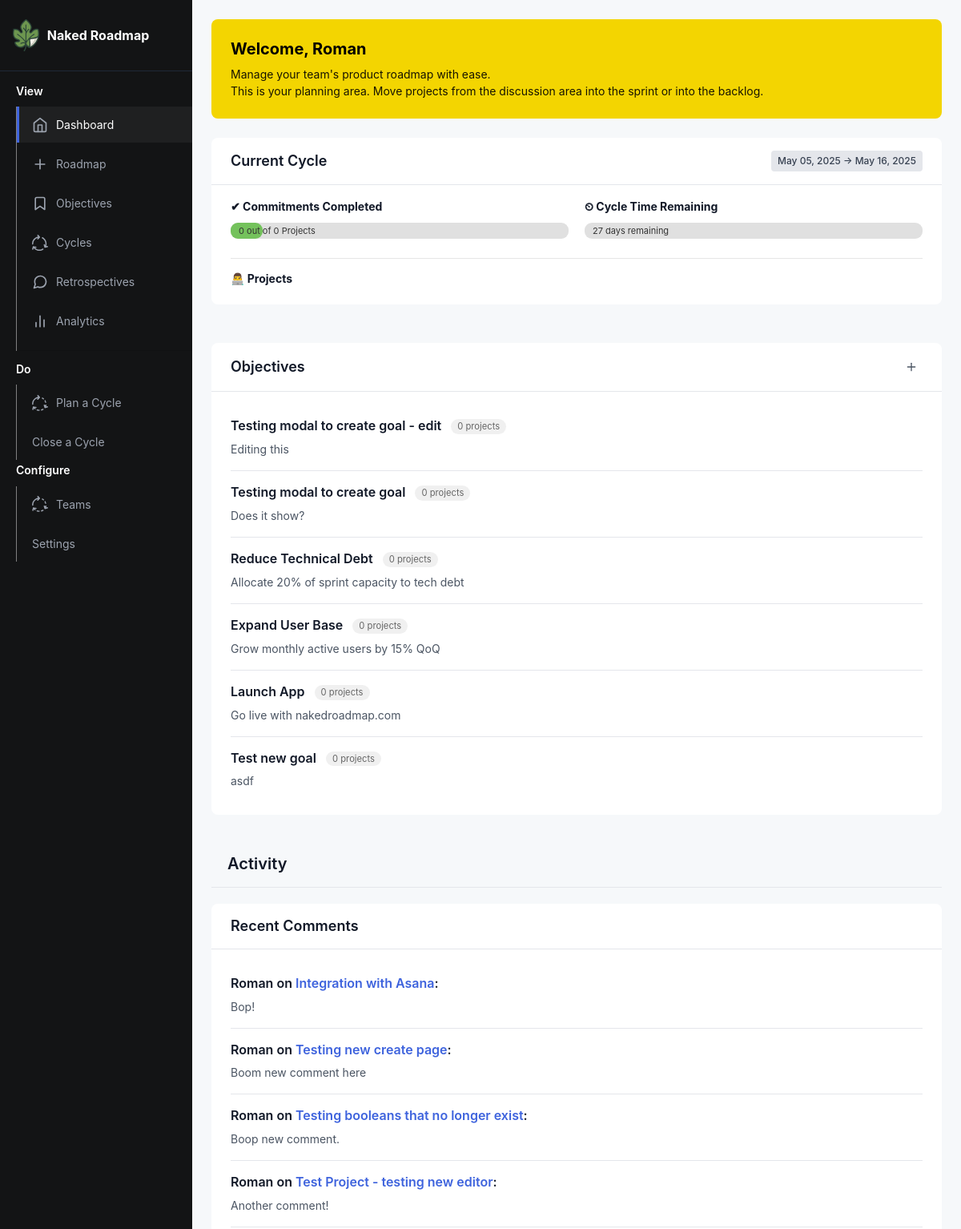
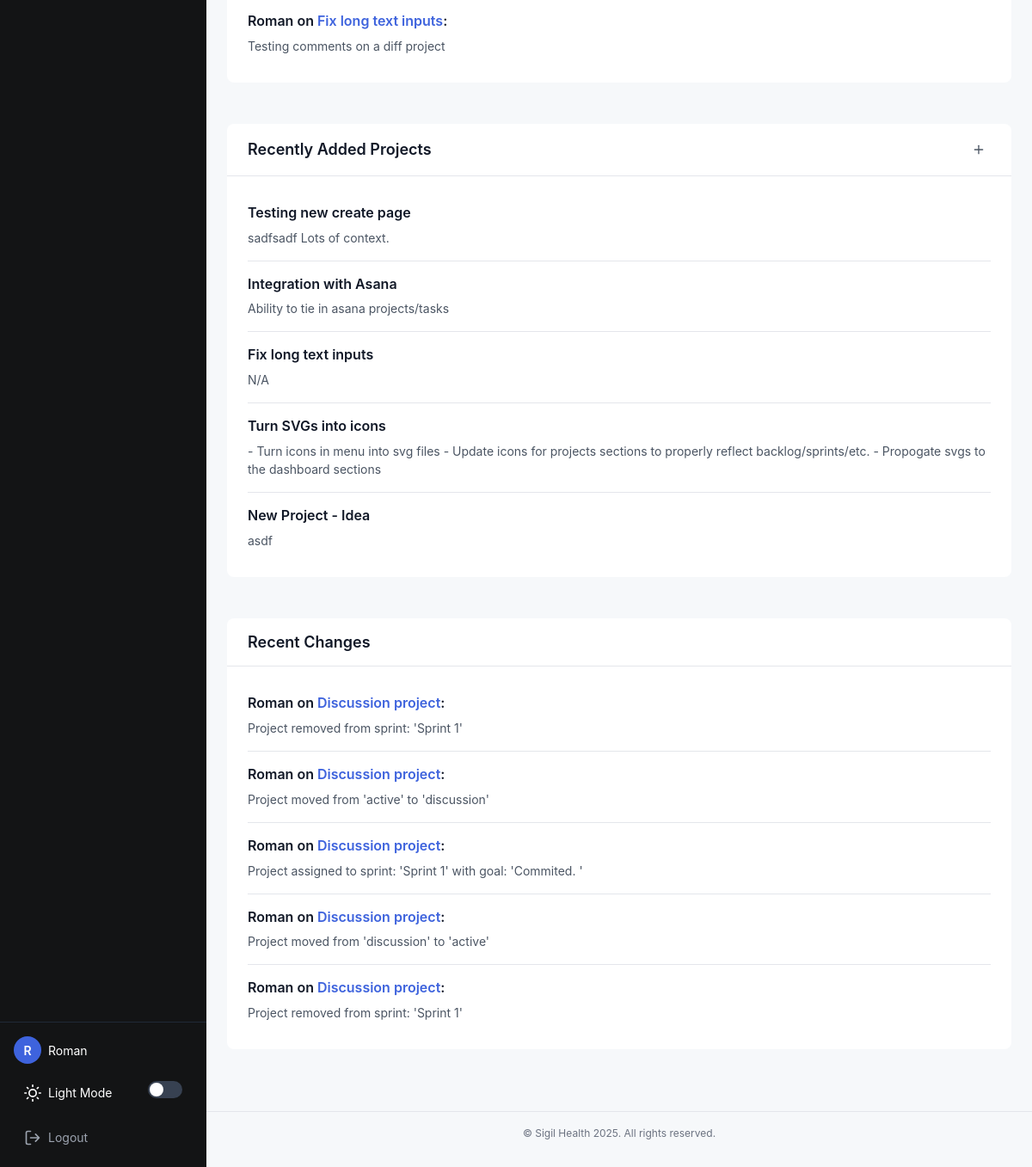
Before: /index (signed in) with the older database file (2 pictures, top to bottom).
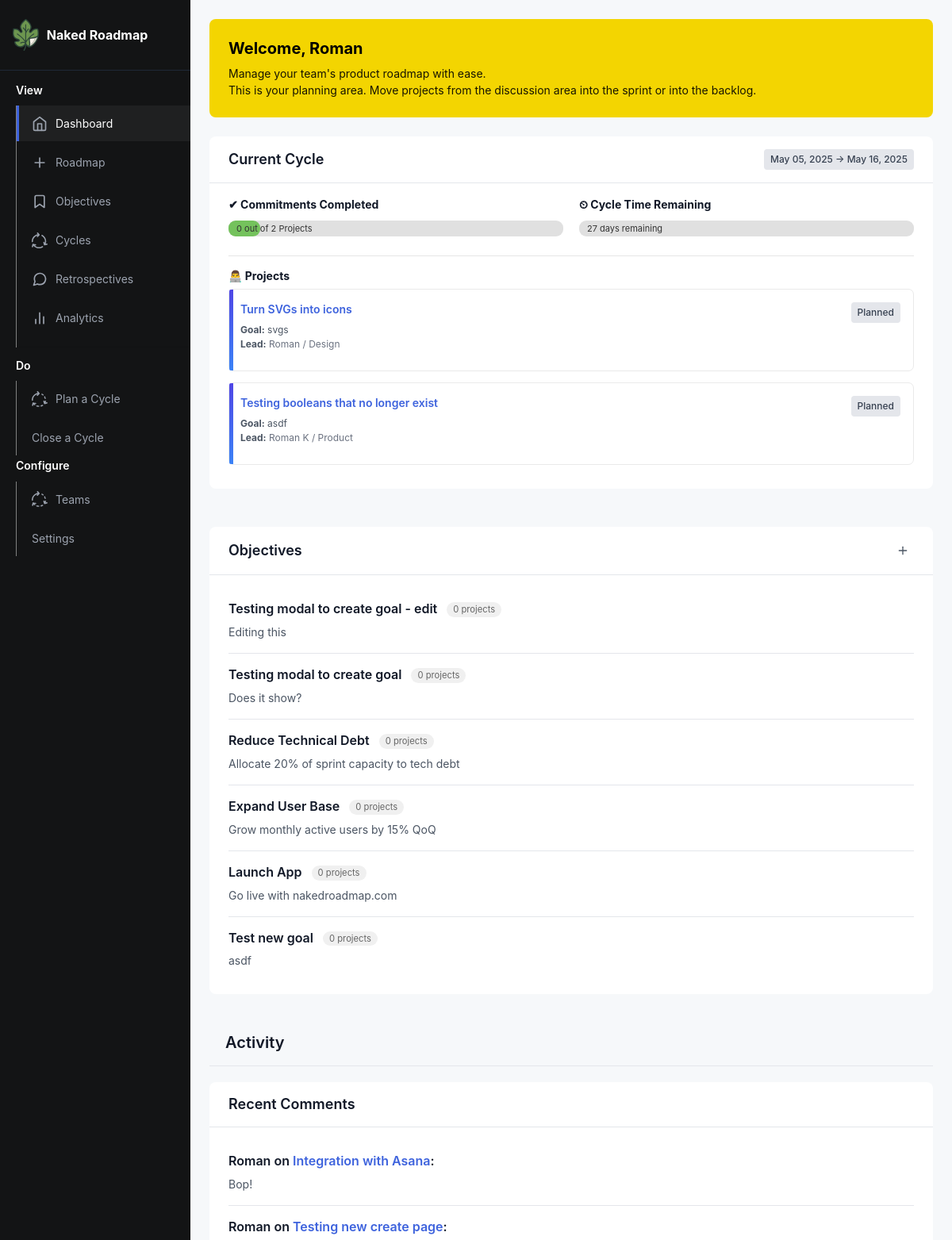
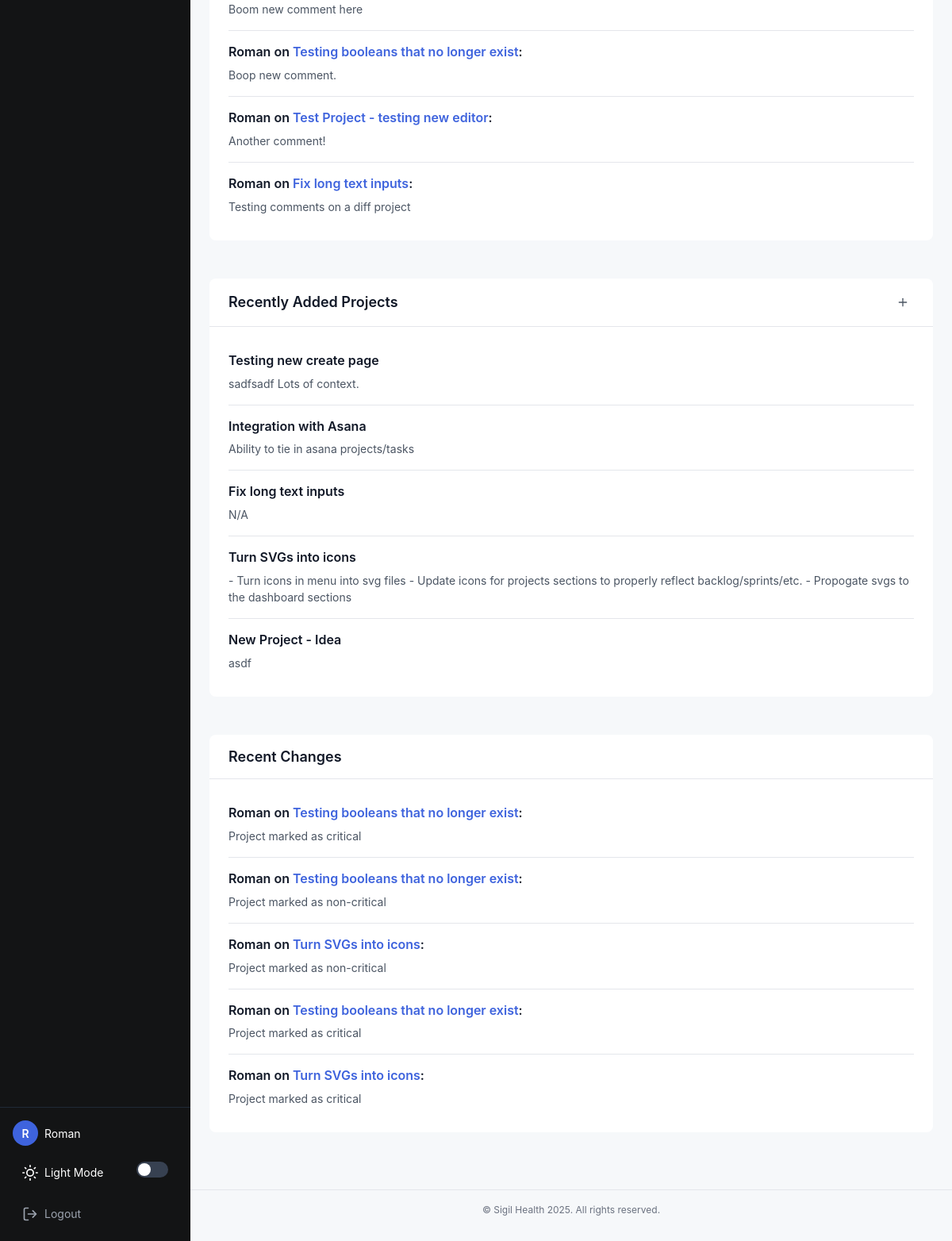
After: the same page with the newer database file (2 pictures, top to bottom).
### app/models.py (models this page shows, shortened)
class Goal(db.Model):
    __tablename__ = "goal"
    id: so.Mapped[int] = so.mapped_column(primary_key=True)
    created: so.Mapped[datetime] = so.mapped_column(index=True, default=lambda: datetime.now(timezone.utc))
    title: so.Mapped[str] = so.mapped_column(sa.TEXT())
    requested_by: so.Mapped[str] = so.mapped_column(sa.TEXT())
    details: so.Mapped[str] = so.mapped_column(sa.TEXT())
    user_id: so.Mapped[int] = so.mapped_column(sa.ForeignKey(User.id), index=True)
    status: so.Mapped[str] = so.mapped_column(sa.TEXT(), nullable=True, default="Active")
    completed: so.Mapped[datetime] = so.mapped_column(nullable=True)

class User(UserMixin, db.Model):
    id: so.Mapped[int] = so.mapped_column(primary_key=True)
    username: so.Mapped[str] = so.mapped_column(sa.String(64), index=True, unique=True)
    email: so.Mapped[str] = so.mapped_column(sa.String(120), index=True, unique=True)
    password_hash: so.Mapped[Optional[str]] = so.mapped_column(sa.String(256))
    posts: so.WriteOnlyMapped['Post'] = so.relationship(back_populates='author')

class Comment(db.Model):
    __tablename__ = 'comments'
    id = db.Column(db.Integer, primary_key=True)
    content = db.Column(db.Text, nullable=False)
    created_at = db.Column(db.DateTime, default=datetime.utcnow)
    updated_at = db.Column(db.DateTime, default=datetime.utcnow, onupdate=datetime.utcnow)
    project_id = db.Column(db.Integer, db.ForeignKey('project.id'), nullable=False)
    user_id = db.Column(db.Integer, db.ForeignKey('user.id'), nullable=False)
    project = db.relationship('Project', backref=db.backref('comments', lazy='dynamic', cascade='all, delete-orphan'))
    user = db.relationship('User', backref=db.backref('comments', lazy='dynamic'))

class Project(db.Model):
    __tablename__ = "project"
    id: so.Mapped[int] = so.mapped_column(primary_key=True)
    name: so.Mapped[str] = so.mapped_column(sa.TEXT())
    created: so.Mapped[datetime] = so.mapped_column(index=True, default=lambda: datetime.now(timezone.utc))
    dri: so.Mapped[str] = so.mapped_column(sa.TEXT())
    team: so.Mapped[str] = so.mapped_column(sa.TEXT())
    context: so.Mapped[str] = so.mapped_column(sa.TEXT())
    why: so.Mapped[str] = so.mapped_column(sa.TEXT())
    requirements: so.Mapped[str] = so.mapped_column(sa.TEXT())
    launch: so.Mapped[str] = so.mapped_column(sa.TEXT())
    location: so.Mapped[str] = so.mapped_column(sa.TEXT(),  nullable=True, default="discussion")
    type: so.Mapped[str] = so.mapped_column(sa.TEXT(), nullable=True)
    status: so.Mapped[str] = so.mapped_column(sa.TEXT(), nullable=True, default="Active")
    objective_id = db.Column(db.Integer, db.ForeignKey('goal.id'), nullable=True)
    objective = db.relationship('Goal', backref=db.backref('projects', lazy='dynamic'))

class Changelog(db.Model):
    __tablename__ = 'changelogs'
    id = db.Column(db.Integer, primary_key=True)
    timestamp = db.Column(db.DateTime, default=datetime.utcnow, index=True)
    change_type = db.Column(db.String(50), nullable=False)  # 'create', 'edit', 'sprint_assignment', etc.
    content = db.Column(db.Text, nullable=False)  # Description of what changed
    project_id = db.Column(db.Integer, db.ForeignKey('project.id'), nullable=False)
    user_id = db.Column(db.Integer, db.ForeignKey('user.id'), nullable=False)
    project = db.relationship('Project', backref=db.backref('changelogs', lazy='dynamic', cascade='all, delete-orphan'))
    user = db.relationship('User', backref=db.backref('changelogs', lazy='dynamic'))

class SprintProjectMap(db.Model):
    id: so.Mapped[int] = so.mapped_column(primary_key=True)
    added: so.Mapped[datetime] = so.mapped_column(index=True, default=lambda: datetime.now(timezone.utc))
    sprint_id: so.Mapped[int] = so.mapped_column(sa.ForeignKey(Sprint.id), index=True)
    project_id: so.Mapped[int] = so.mapped_column(sa.ForeignKey(Project.id), index=True)
    goal: so.Mapped[str] = so.mapped_column(sa.TEXT(), nullable=True)
    status: so.Mapped[str] = so.mapped_column(sa.TEXT(), default="Planned")
    order: so.Mapped[int] = so.mapped_column(nullable=True, autoincrement=True)
    project = db.relationship("Project", backref="sprint_mappings")
    sprint = db.relationship("Sprint", backref="project_mappings")
    critical: so.Mapped[bool] = so.mapped_column(default=False, nullable=True)

### app/routes.py (the view)
@app.route('/')
@app.route('/index')
@login_required # If you want to toggle someone forced to log in to see roadmap, you can use this.
def index():
    projects = (
        Project.query
        .order_by(Project.created.desc())
        .limit(5)
    )
    goals = (
        db.session.query(
            Goal,
            func.count(Project.id).label('active_project_count')
        )
        .outerjoin(Project, (Project.objective_id == Goal.id) & (Project.status == 'Active'))
        .group_by(Goal.id)
        .order_by(Goal.created.desc())
        .all()
    )
    sprints = (
        Sprint.query
        .order_by(Sprint.date_start.desc())
        .all()
    )
    sprintlog = (
        SprintProjectMap.query
        .order_by(SprintProjectMap.order.asc())
        .all()
    )
    comments = (
        Comment.query
        .order_by(Comment.created_at.desc())
        .limit(5)
    )
    changes = (
        Changelog.query
        .order_by(Changelog.timestamp.desc())
        .limit(5)
    )
    today = datetime.now()
    return render_template('index.html', title='Home', projects=projects, goals=goals, config=Config, sprints=sprints, sprintlog=sprintlog, datetime=datetime, today=today, comments=comments, changes=changes)

### app/models.py (called while the page is built)
@login.user_loader
def load_user(id):
    return db.session.get(User, int(id))

### app/routes.py (called while the page is built)
@app.context_processor
def inject_csrf_token():
    return dict(csrf_token=generate_csrf())

### app/templates/index.html (shortened to what the changed rows need)
{% extends 'base.html' %}
{% block content %}
<div class="welcome-banner">
  <h2>Welcome, {{ current_user.username }}</h2>
  <p>Manage your team's product roadmap with ease.<br>
    This is your planning area. Move projects from the discussion area into the sprint or into the backlog.</p>
</div>
<section class="two-column-section">
  <div class="column-wide section">
    <div class="sprint-projects">
      <div class="dual-timelines">
        <div class="timeline-box">
          {% set done_count = sprintlog|selectattr('status', '==', "Done")|list|length %}
          {% set total_count = sprintlog|count %}
          {% if total_count > 0 %}
          {% set percentage_projects = (done_count / total_count) * 100 %}
          {% else %}
          {% set percentage_projects = 0 %}
          {% endif %}
          <div class="container-progress-full">
            <div class="container-progress" style="width: {{ percentage_projects }}%;"></div>
            <span class="progress-text">
              {{ done_count }} out of {{ total_count }} Projects
            </span>
          </div>
        </div>
          {% set sprint = sprints[0] %}
          {% set start_date = sprint.date_start %}
          {% set end_date = sprint.date_end %}
          {% set today_date = today.date() %}
          {% set total_days = (end_date - start_date).days %}
          {% if total_days <= 0 %}{% set total_days = 1 %}{% endif %}
          {% set days_elapsed = (today_date - start_date).days %}
          {% set percentage_time = (days_elapsed / total_days) * 100 %}
          {% if percentage_time > 100 %}
          {% set percentage_time = 100 %}
          {% elif percentage_time < 0 %}
          {% set percentage_time = 0 %}
          {% endif %}
              {% set days_remaining = total_days - days_elapsed %}
      </div>
      {% for entry in sprintlog %}
      {% set project = entry.project %}
      <div class="project-item">
        <div class="project-header">
          <h5><a href="{{ url_for('project', project_id=project.id) }}">{{ project.name }}</a></h5>
          <span class="status-badge
          {% if entry.status == 'In Progress' %}status-in-progress
          {% elif entry.status == 'Done' %}status-complete
          {% elif entry.status == 'Blocked' %}status-blocked
          {% else %}status-planned{% endif %}">
            {{ entry.status|default('Planned') }}
          </span>
        </div>
        <div class="project-meta">
          <p>
            <strong>Goal:</strong> {{ entry.goal }}
            <br><strong>Lead:</strong> <span class="project-team">{{ project.dri }} / {{ project.team }}</span>
          </p>
        </div>
      </div>
      {% endfor %}
    </div>
  </div>
  <div class="column-narrow section">
    <div class="goals-list">
      {% for goal_data in goals %}
      <div class="goal-item">
        <h4>{{ goal_data.Goal.title }}
            <span class="project-count-badge">{{ goal_data.active_project_count }} project{% if goal_data.active_project_count != 1 %}s{% endif %}</span>
        </h4>
        <p>{{ goal_data.Goal.details }}</p>
    </div>
      {% endfor %}
    </div>
  </div>
</section>
<div style="width:100%; border-bottom:1px solid #e4e6eb;margin-bottom:20px;padding: 0px 20px;">
  <h2>Activity</h2>
</div>
<section class="two-column-section">
  <div class="column-narrow section">
      <div class="goals-list">
      {% for comment in comments %}
      {% set project = comment.project %}
      {% set user = comment.user %}
        <div class="goal-item">
          <h4>{{ user.username }} on <a href="{{ url_for('project', project_id=project.id) }}">{{ project.name }}</a>:</h4>
          <p>{{ comment.content }}</p>
        </div>
      {% endfor %}
    </div>
  </div>
  <div class="column-narrow section">
    <div class="goals-list">
      {% for project in projects %}
      <div class="goal-item">
        <h4>{{ project.name }}</h4>
        <p>{{ project.context|truncate(200,true,'...') }}</p>
      </div>
      {% endfor %}
    </div>
  </div>
  <div class="column-narrow section">
      <div class="goals-list">
      {% for change in changes %}
      {% set project = change.project %}
      {% set user = change.user %}
        <div class="goal-item">
          <h4>{{ user.username }} on <a href="{{ url_for('project', project_id=project.id) }}">{{ project.name }}</a>:</h4>
          <p>{{ change.content }}</p>
        </div>
      {% endfor %}
    </div>
  </div>
</section>
{% endblock %}

### app/templates/base.html (shortened to what the changed rows need)
<!doctype html>
<html lang="en" data-theme="light">
<head>
  <link rel="stylesheet" href="https://stackpath.bootstrapcdn.com/bootstrap/4.3.1/css/bootstrap.min.css">
  <link rel="stylesheet" type="text/css" href={{ url_for('static', filename='./css/style.css')}}>
  <link href="static/fonts/Mulish/Mulish-VariableFont_wght.ttf" rel="stylesheet">
</head>
<body>
  <div class="app-container">
    <div class="sidebar">
      <div class="sidebar-footer">
        {% if current_user.is_anonymous %}
        <a href="{{ url_for('login') }}" class="btn-login">
          <svg width="20" height="20" viewBox="0 0 24 24" fill="none" xmlns="http://www.w3.org/2000/svg">
            <path d="M15 3h4a2 2 0 012 2v14a2 2 0 01-2 2h-4M10 17l5-5-5-5M15 12H3" stroke="currentColor" stroke-width="2" stroke-linecap="round" stroke-linejoin="round" />
          </svg>
          Login
        </a>
        <div class="theme-switch">
          <svg class="theme-switch-icon" xmlns="http://www.w3.org/2000/svg" width="20" height="20" viewBox="0 0 24 24" fill="none" stroke="currentColor" stroke-width="2" stroke-linecap="round" stroke-linejoin="round">
            <circle cx="12" cy="12" r="5"></circle>
            <line x1="12" y1="1" x2="12" y2="3"></line>
            <line x1="12" y1="21" x2="12" y2="23"></line>
            <line x1="4.22" y1="4.22" x2="5.64" y2="5.64"></line>
            <line x1="18.36" y1="18.36" x2="19.78" y2="19.78"></line>
            <line x1="1" y1="12" x2="3" y2="12"></line>
            <line x1="21" y1="12" x2="23" y2="12"></line>
            <line x1="4.22" y1="19.78" x2="5.64" y2="18.36"></line>
            <line x1="18.36" y1="5.64" x2="19.78" y2="4.22"></line>
          </svg>
          <span class="theme-switch-text">Light Mode</span>
          <label class="toggle-switch">
            <input type="checkbox" id="theme-toggle">
            <span class="toggle-slider"></span>
          </label>
        </div>
        {% else %}
        <div class="user-info">
          <div class="user-avatar">{{ current_user.username[0] }}</div>
          <span>{{ current_user.username }}</span>
        </div>
        <div class="theme-switch">
          <span class="theme-switch-text">Light Mode</span>
          <label class="toggle-switch">
            <span class="toggle-slider"></span>
          </label>
        </div>
        <a href="{{ url_for('logout') }}" class="btn-logout">
          <svg width="20" height="20" viewBox="0 0 24 24" fill="none" xmlns="http://www.w3.org/2000/svg">
            <path d="M9 21H5a2 2 0 01-2-2V5a2 2 0 012-2h4M16 17l5-5-5-5M21 12H9" stroke="currentColor" stroke-width="2" stroke-linecap="round" stroke-linejoin="round" />
          </svg>
          Logout
        </a>
        {% endif %}
      </div>
    </div>
    <div class="main-content">
      <div class="content-container">
        {% block content %}{% endblock %}
      </div>
    </div>
  </div>
</body>
</html>

Changed rows visible on the page:
no longer on this page (row unchanged): Changelog: {{ user.username }} "Roman", content "Project removed from sprint: 'Sprint 1'"
no longer on this page (row unchanged): Project: name "Discussion project"
no longer on this page (row unchanged): Changelog: {{ user.username }} "Roman", content "Project moved from 'active' to 'discussion'"
no longer on this page (row unchanged): Changelog: {{ user.username }} "Roman", content "Project assigned to sprint: 'Sprint 1' with goal: 'Commited. '"
no longer on this page (row unchanged): Changelog: {{ user.username }} "Roman", content "Project moved from 'discussion' to 'active'"
no longer on this page (row unchanged): Changelog: {{ user.username }} "Roman", content "Project removed from sprint: 'Sprint 1'"
added SprintProjectMap: {{ project.name }} "Turn SVGs into icons", status "Planned", goal "svgs", {{ project.dri }} "Roman", {{ project.team }} "Design"
added SprintProjectMap: {{ project.name }} "Testing booleans that no longer exist", status "Planned", goal "asdf", {{ project.dri }} "Roman K", {{ project.team }} "Product"
added Changelog: {{ user.username }} "Roman", {{ project.name }} "Testing booleans that no longer exist", content "Project marked as critical"
added Changelog: {{ user.username }} "Roman", {{ project.name }} "Testing booleans that no longer exist", content "Project marked as non-critical"
added Changelog: {{ user.username }} "Roman", {{ project.name }} "Turn SVGs into icons", content "Project marked as non-critical"
added Changelog: {{ user.username }} "Roman", {{ project.name }} "Testing booleans that no longer exist", content "Project marked as critical"
added Changelog: {{ user.username }} "Roman", {{ project.name }} "Turn SVGs into icons", content "Project marked as critical"
Other visible differences:
{{ total_count }}: "0" → "2"
